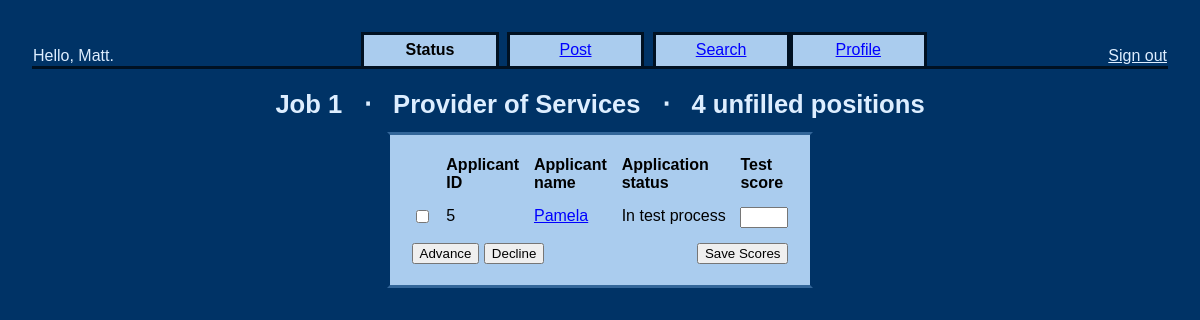
Screenshot of /job_update.php?job_id=1 (signed in) with the database file from the repository.
### tables this page shows
CREATE TABLE `CUSTOMER` (
  `USER_ID` int(11) NOT NULL auto_increment,
  `PASSWORD` varchar(32) NOT NULL,
  `EMAIL` varchar(220) NOT NULL,
  `NAME` varchar(255) NOT NULL,
  PRIMARY KEY  (`USER_ID`)
);

CREATE TABLE `JOB` (
  `JOB_ID` int(11) NOT NULL auto_increment,
  `POSTED_BY` int(11) NOT NULL,
  `POST_DATE` date NOT NULL,
  `TITLE` varchar(255) NOT NULL,
  `DESCRIPTION` varchar(500) default NULL,
  `INDUSTRY` int(11) default NULL,
  `MINIMUM_SALARY` int(11) NOT NULL,
  `TEST_TYPE` int(11) default NULL,
  `MIN_TEST_SCORE` int(11) default NULL,
  `EMAIL` varchar(220) NOT NULL,
  `PHONE` char(10) NOT NULL,
  `FAX` char(10) default NULL,
  `NUM_POSITIONS` int(11) NOT NULL default '0',
  `ACTIVE` tinyint(1) NOT NULL default '1',
  PRIMARY KEY  (`JOB_ID`),
  KEY `POSTED_BY` (`POSTED_BY`),
  KEY `INDUSTRY` (`INDUSTRY`),
  KEY `TEST_TYPE` (`TEST_TYPE`)
);

CREATE TABLE `APPLICATION` (
  `APPLICATION_ID` int(11) NOT NULL auto_increment,
  `APPLICANT_ID` int(11) NOT NULL,
  `JOB_ID` int(11) NOT NULL,
  `TEST_SCORE` int(11) default NULL,
  `STATUS` int(11) NOT NULL default '1',
  `OPEN_DATE` date NOT NULL,
  `CLOSE_DATE` date default NULL,
  PRIMARY KEY  (`APPLICATION_ID`),
  UNIQUE KEY `APPLICANT_ID` (`APPLICANT_ID`,`JOB_ID`),
  KEY `STATUS` (`STATUS`),
  KEY `JOB_ID` (`JOB_ID`)
);

### www/db.php (called while the page is built, shortened)
<?php
class Database {
    private $dblink;
    function __construct() {
        $host = "localhost";
        $user = "CareerWorks";
        $pass = "pineapple";
        $db_name = "CareerWorks";
        $dblink = @mysql_connect($host, $user, $pass);
        $this->dblink = $dblink;
    }
    private function doQuery($query) {
        $result = mysql_query($query, $this->dblink);
        return $result;
    }
    private function get_lookup_table($table) {
        $result = $this->doQuery(sprintf("
              SELECT  ID,
                      NAME
                FROM  %s LU
            ORDER BY  ID ASC",
            $table
        ));
        $arr = array();
        while ($row = mysql_fetch_assoc($result)) {
            $arr[$row['ID']] = $row['NAME'];
        }
        return $arr;
    }
    public function lookup_application_status() {
        return $this->get_lookup_table("APPLICATION_STATUS_LU");
    }
    public function get_customer_name($user_id) {
        $result = $this->doQuery(sprintf("
              SELECT  C.NAME
                FROM  CUSTOMER C
               WHERE  C.USER_ID = '%s';",
            mysql_real_escape_string($user_id)
        ));
        $row = mysql_fetch_assoc($result);
        return $row['NAME'];
    }
    public function get_job($job_id) {
        $result = $this->doQuery(sprintf("
              SELECT  J.TITLE,
                      J.NUM_POSITIONS,
                      J.INDUSTRY,
                      J.MINIMUM_SALARY,
                      J.TEST_TYPE,
                      J.MIN_TEST_SCORE,
                      J.EMAIL,
                      J.FAX,
                      J.DESCRIPTION
                FROM  JOB J
               WHERE  J.JOB_ID = '%s';",
            mysql_real_escape_string($job_id)
        ));
        $row = mysql_fetch_assoc($result);
        $job = array(
            'title' => $row['TITLE'],
            'positions' => $row['NUM_POSITIONS'],
            'industry' => $row['INDUSTRY'],
            'salary' => $row['MINIMUM_SALARY'],
            'test' => $row['TEST_TYPE'],
            'test_score' => $row['MIN_TEST_SCORE'],
            'email' => $row['EMAIL'],
            'fax' => $row['FAX'],
            'description' => $row['DESCRIPTION']
        );
        $result = $this->doQuery(sprintf("
              SELECT  T.POSITION_TYPE
                FROM  JOB_POSITION_TYPE T
               WHERE  T.JOB_ID = '%s'",
            mysql_real_escape_string($job_id)
        ));
        $position_types = array();
        while ($row = mysql_fetch_assoc($result)) {
            $position_types[] = $row['POSITION_TYPE'];
        }
        $job['position_type'] = $position_types;
        return $job;
    }
    public function applications_for_job($job_id) {
        $result = $this->doQuery(sprintf("
              SELECT  APPLICATION.APPLICATION_ID,
                      APPLICANT.USER_ID AS APPLICANT_ID,
                      APPLICANT.NAME AS APPLICANT_NAME,
                      APPLICATION.STATUS,
                      APPLICATION.TEST_SCORE
                FROM  APPLICATION,
                      CUSTOMER APPLICANT
               WHERE  APPLICATION.APPLICANT_ID = APPLICANT.USER_ID
                 AND  APPLICATION.JOB_ID = '%s';",
            mysql_real_escape_string($job_id)
        ));
        $applications = array();
        while ($row = mysql_fetch_assoc($result)) {
            $applications[] = array(
                'id' => $row['APPLICATION_ID'],
                'applicant_id' => $row['APPLICANT_ID'],
                'applicant_name' => $row['APPLICANT_NAME'],
                'status' => $row['STATUS'],
                'score' => $row['TEST_SCORE']
            );
        }
        return $applications;
    }
}
?>

### www/lib.php (called while the page is built, shortened)
<?
require_once('db.php');
$db = new Database();
?>

### www/job_update.php (the view, shortened to what this page needs)
<?
require_once('lib.php');
$job_id = $_GET['job_id'];
$job = $db->get_job($job_id);
$lookup_status = $db->lookup_application_status();
$applications = $db->applications_for_job($job_id);
$open_positions = $job['positions'];
?>
<!DOCTYPE HTML PUBLIC "-//W3C//DTD HTML 4.01//EN" "http://www.w3.org/TR/html4/strict.dtd">
<html>
  <head>
    <link rel="stylesheet" href="style.css" type="text/css"/>
  </head>
  <body><form action="job_update.php?job_id=<? echo $job_id; ?>" method="POST">
    <? $tab = 'status'; include('recruiter_header.php'); ?>
    <h1>
      Job <? echo $job_id; ?>
      &nbsp; &sdot; &nbsp;
      <? echo $job['title']; ?>
      &nbsp; &sdot; &nbsp;
      <? echo $open_positions; ?> unfilled positions
    </h1>
    <table class="box">
      <tr>
        <th></th>
        <th>Applicant<br/>ID</th>
        <th>Applicant<br/>name</th>
        <th>Application<br/>status</th>
        <th>Test<br/>score</th>
      </tr>
    <? foreach ($applications as $app) { ?>
      <tr>
        <td>
          <? if ($app['status'] < 4) { ?>
            <input type="checkbox" class="chk"
                   name="application_<? echo $app['id']; ?>"/>
          <? } ?>
        </td>
        <td>
          <? echo $app['applicant_id']; ?>
        </td>
        <td>
          <a href="view_applicant.php?applicant_id=<? echo $app['applicant_id']; ?>">
            <? echo $app['applicant_name']; ?>
          </a>
        </td>
        <td>
          <? echo $lookup_status[$app['status']]; ?>
        </td>
        <td>
          <input type="text" style="width: 40px;"
                 name="score_<? echo $app['id']; ?>"
                 value="<? echo $app['score']; ?>"/>
        </td>
      </tr>
    <? } ?>
      <tr>
        <td colspan="3">
          <input type="submit" value="Advance" style="width: auto;"
                 onclick="this.form.selected_action.value='advance';" />
          <input type="submit" value="Decline" style="width: auto;"
                 onclick="this.form.selected_action.value='decline';" />
        </td>
        <td colspan="2" style="text-align: right;">
          <input type="submit" value="Save Scores" style="width: auto;"
                 onclick="this.form.selected_action.value='score';" />
        </td>
      </tr>
    </table>
  </form></body>
</html>

### www/recruiter_header.php
<? require_once('lib.php'); ?>
<table class="header" cellspacing="0">
  <tr>
    <td class="hello">
      Hello, <? echo $db->get_customer_name($_SESSION['user_id']); ?>.
    </td>
    <td class="tab<? if ($tab == 'status') { echo 'Selected'; } ?>">
      <a href="recruiter_status.php">Status</a>
    </td>
    <td class="tabSpace">
    </td>
    <td class="tab<? if ($tab == 'post') { echo 'Selected'; } ?>">
      <a href="post_job.php">Post</a>
    </td>
    <td class="tabSpace">
    </td>
    <td class="tab<? if ($tab == 'search') { echo 'Selected'; } ?>">
      <a href="applicant_search.php">Search</a>
    </td>
    <td class="tab<? if ($tab == 'profile') { echo 'Selected'; } ?>">
      <a href="recruiter_profile.php">Profile</a>
    </td>
    <td class="signOut">
      <a href="sign_out.php">Sign out</a>
    </td>
  </tr>
</table>

### www/style.css (style rules this page uses)
body, div, td, span, h1, h2, h3, h4, h5, h6 { font-family: sans-serif; }
a { color: blue; }
html { margin: 0; padding: 0; }
body { background-color: #036; margin: 0; padding: 2em; text-align: center; }
td, th { text-align: left; vertical-align: top; }
form { margin: 0; padding: 0; }
h1 { text-align: center; font-size: 1.6em; margin: .8em 0 0 0; color: #def; }
.box { border-width: .2em; border-color: #369 #036 #369 #036; border-style: solid; background-color: #ace; padding: .8em; }
.box td, .box th { padding: .4em; text-align: left; vertical-align: top; }
table.box { margin: .8em auto 0 auto; }
input { width: 240px; }
input.chk { width: auto; }
.header { width: 100%; border-style: solid; border-color: #012; border-width: 0 0 .2em 0; }
.header .hello { text-align: left; vertical-align: bottom; color: #def; }
.header .signOut a { color: #def; }
.header .signOut { text-align: right; vertical-align: bottom; }
.header .tab, .header .tabSelected { text-align: center; vertical-align: middle; width: 8em; border-style: solid; border-color: #012; border-width: .2em .2em 0 .2em; background-color: #ace; padding: .4em .1em .4em .1em; }
.header .tabSelected { font-weight: bold; }
.header .tabSelected a { color: black; text-decoration: none; }
.header .tabSpace { width: .4em; }

### rows the page displays
customer: NAME "Matt"
job: TITLE "Provider of Services", NUM_POSITIONS "4"
application: customer.USER_ID "5", customer.NAME "Pamela", STATUS "In test process"

### other values shown
$job_id "1"
